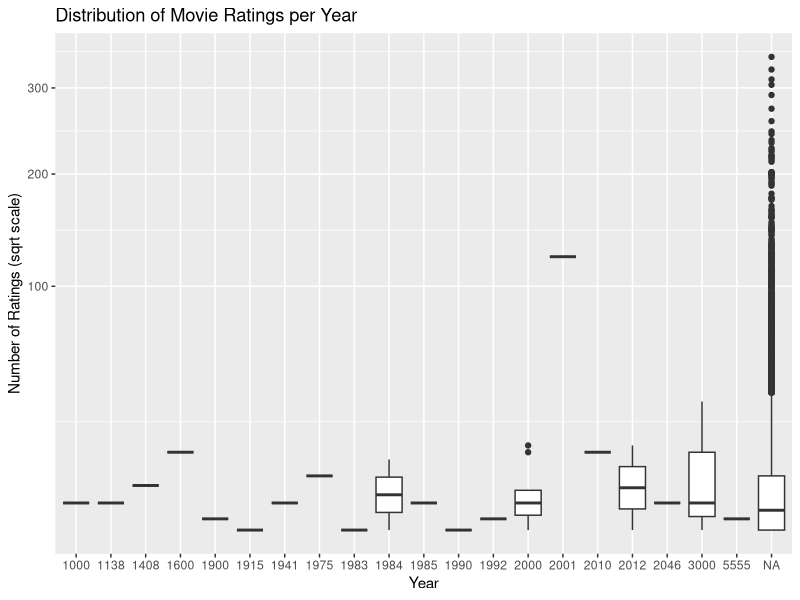

Source code (R):
library(tidyverse)
library(lubridate)
library(dslabs)
data("movielens")

# Lesson: learned how to use Boxplot

# Q1: Compute the number of ratings for each movie and then plot it against the year the movie came out using a boxplot for each year. Use the square root transformation on the y-axis (number of ratings) when creating your plot.

# Number of ratings for each movie
movie_ratings_count <- movielens %>%
  group_by(movieId, title) %>%
  summarise(num_ratings = n(), .groups = "drop")

# Extract year from title for x-axis plot
movie_ratings_count <- movie_ratings_count %>%
  mutate(year = str_extract(title, "(\\d{4})")) %>%
  mutate(year = as.numeric(year))

# Boxplot of number of ratings by year
movie_ratings_count %>%
  ggplot(aes(x = factor(year), y = num_ratings)) +
  geom_boxplot() +  
  scale_y_sqrt() +# square-roots the y-axis to scale down the values
  xlab("Year") +
  ylab("Number of Ratings (sqrt scale)") +
  ggtitle("Distribution of Movie Ratings per Year")

# Compute median number of ratings per year
year_medians <- movie_ratings_count %>%
  group_by(year) %>% # Groups by year
  summarise(median_ratings = median(num_ratings), .groups = "drop") %>% # calculates the median of num_ratings ans stores it in median_ratings.
  arrange(desc(median_ratings)) # arranges data from highest to lowest ratings

year_medians
year_medians[which.max(year_medians$median_ratings), ] # Answer: 2001 - Incorrect

# It might be because some movie titles have digits, therefore this line "mutate(year = str_extract(title, "\\d{4}"))" might extract the wrong numbers if the first digit is just a part of the title.
# Unable to figure out correct syntax to extract "(YEAR)" from every title.
# Unable to view dataframe as well, for some reason, only shows 1x1 dataframe with "movielens" in the box. :(
# I believe this is a data issue and not a code issue, because I am unable to decode it after documenting what each line does.




# Q2: What is the average rating for a movie The Shawshank Redemption
# Select top 25 movies with the highest average number of ratings per year (n/year), calculate the average rating of each of them. Use 2018 as the end year.
# this is so much easier in Python, I definately miss it

# First create a new column on the dataset for which year the movie came out
movielens <- movielens %>%
  mutate(year = as.numeric(str_extract(title, "(\\d{4})")))

# New data summary with movieId, title, and year
# .group = "drop" - use once you are done grouping variables at the end of a function I think. 
movie_summary <- movielens %>%
  filter(year >= 1993) %>%
  group_by(movieId, title, year) %>%
  summarise(
    n = n(),
    avg_rating = mean(rating),
    .groups = "drop"
  ) %>%
  mutate(ratings_per_year = n / (2018 - year +1))

# create data frame of the top 25 movies. First arrange by top ratings per year, then take the first 25.
top25 <- movie_summary %>%
  arrange(desc(ratings_per_year)) %>%
  head(25)

# find avearge rating for The Shawshank Redemption
avg_shaw_rating <- top25 %>%
  filter(str_detect(title, "Shawshank Redemption"))

avg_shaw_rating # Answer: NA - Incorrect. I assume it has to do with finding the name of the title

# 2nd attempt
avg_shaw_rating <- top25 %>%
  filter(str_detect(title, regex("Shawshank Redemption", ignore_case = TRUE)))
avg_shaw_rating


  
